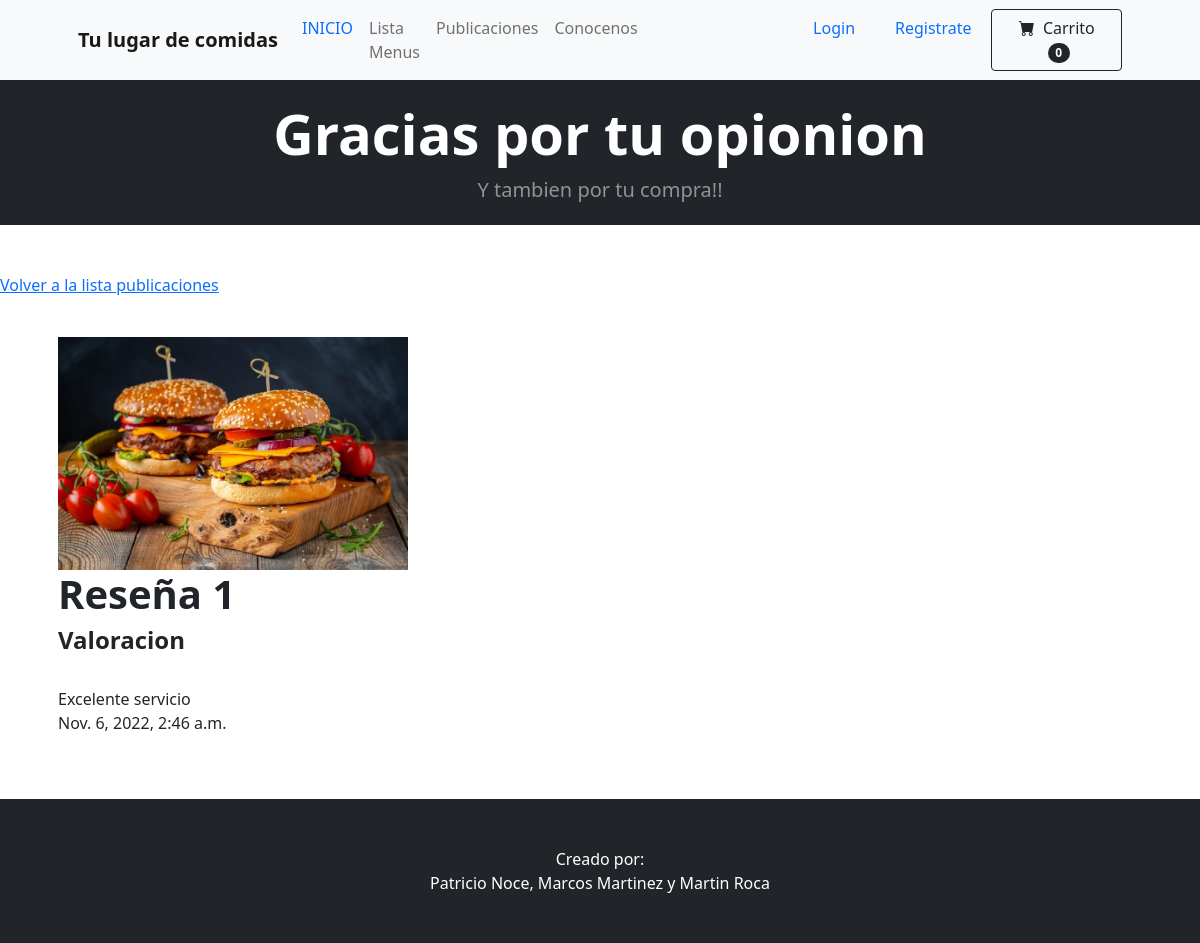
The page /detail/2/ on the database its author committed.
### nmr_food/models.py (models this page shows, shortened)
class Post(models.Model):
    title = models.CharField(max_length=100)
    short_content = models.CharField(max_length=255)
    content = models.TextField(max_length=3000)
    date_published = models.DateTimeField(auto_now_add=True)
    image = models.ImageField(upload_to="posts", null=True, blank=True)

### nmr_food/views.py (the view)
# urls.py: path('detail/<int:pk>/', DetailPost.as_view(), name="detail-post"),
class DetailPost(DetailView):
    model=Post

### nmr_food/templates/nmr_food/post_detail.html
{% extends 'nmr_food/index.html' %}
{% block content %}
<header class="bg-dark py-3">
    <div class="container px-2 px-lg-4 my-1">
        <div class="text-center text-white">
            <h1 class="display-4 fw-bolder">Gracias por tu opionion</h1>
            <p class="lead fw-normal text-white-50 mb-0">Y tambien por tu compra!!</p>
        </div>
    </div>
    </header>
<br>
<br>
<a href="{% url 'list-post' %}">Volver a la lista publicaciones</a>
<br>
<br>
<div class="container">
    <div class="card-body">
        <img src="{{ post.image.url }}" class="" width="350px">
        <br><h1><strong>{{post.title}}</strong></h1>
        <h4><strong>{{post.short_content}}</strong></h4>
        <br>{{post.content}}
        <br>{{post.date_published}}
    </div>
</div>
<br>
<br>
{% endblock %}

### rows shown on the page
Post: image (picture), title "Reseña 1", short_content "Valoracion", content "Excelente servicio", date_published "Nov. 6, 2022, 2:46 a.m."
